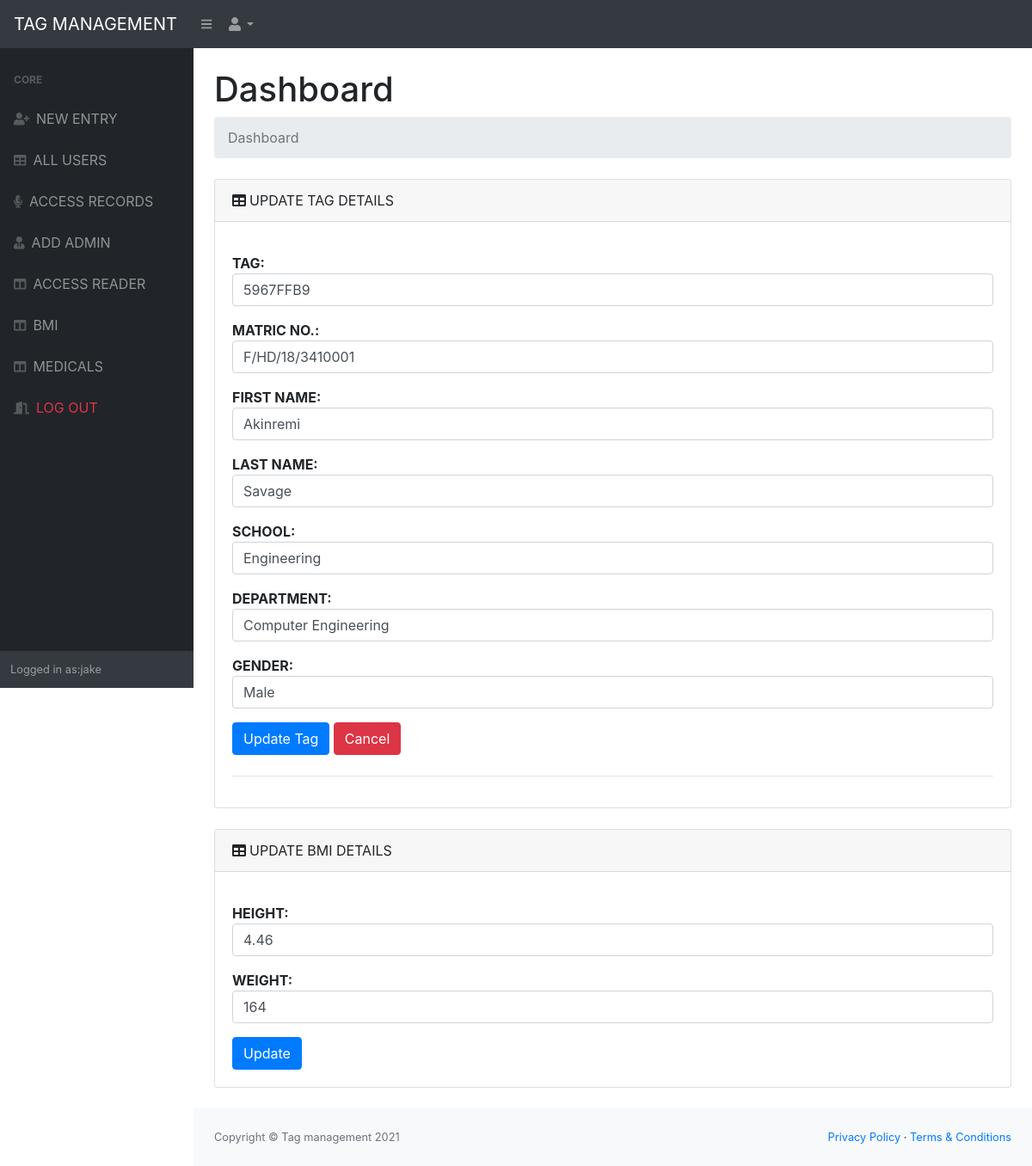
/Project/update_tag.php?master_id=9 (signed in), run on the app's committed database.
### tables this page shows
CREATE TABLE `masters_tb` (
  `master_id` int(100) NOT NULL,
  `tag` varchar(255) NOT NULL,
  `student_id` varchar(255) DEFAULT NULL,
  `Firstname` varchar(255) DEFAULT NULL,
  `Lastname` varchar(255) DEFAULT NULL,
  `School` varchar(255) DEFAULT NULL,
  `Department` varchar(255) DEFAULT NULL,
  `rfid_ref` varchar(255) DEFAULT NULL,
  `Gender` varchar(255) DEFAULT NULL,
  `Date_created` datetime DEFAULT current_timestamp(),
  `Date_updated` datetime DEFAULT current_timestamp()
);

CREATE TABLE `bmi` (
  `bmi_id` int(100) NOT NULL,
  `rfid_ref` varchar(255) DEFAULT NULL,
  `Height` varchar(255) DEFAULT NULL,
  `Weight` varchar(255) DEFAULT NULL,
  `Date_created` datetime DEFAULT current_timestamp()
);

### Project/update_tag.php (the view, shortened to what this page needs)
<?php
include("includes/header.php");
if (isset($_GET['master_id'])) {
    $id = $_GET['master_id'];
    $psql = "SELECT * FROM masters_tb WHERE master_id={$id}";
    $result_psql = mysqli_query($connection, $psql);
    if ($result_psql->num_rows > 0) {
        while ($rows = mysqli_fetch_assoc($result_psql)) {
            $tag = $rows['tag'];
            $matric_no = $rows['student_id'];
            $Firstname = $rows['Firstname'];
            $Lastname = $rows['Lastname'];
            $school = $rows['School'];
            $department = $rows['Department'];
            $gender = $rows['Gender'];
        }
        $bmi_update = "SELECT * FROM bmi where rfid_ref= '{$tag}'";
        $result_bmisql = mysqli_query($connection, $bmi_update);
        if ($result_bmisql->num_rows > 0) {
            while ($bmi_rows = mysqli_fetch_assoc($result_bmisql)) {
                $height = $bmi_rows['Height'];
                $weight = $bmi_rows['Weight'];
            }
        }else{
            $noBMI="This user has no BMI DATA,  <a href='medical.php'>add one</a>";
        }
    }
}
?>
<div id="layoutSidenav_content">
    <main>
        <div class="container-fluid">
            <h1 class="mt-4">Dashboard</h1>
            <ol class="breadcrumb mb-4">
                <li class="breadcrumb-item active">Dashboard</li>
            </ol>
            <div class="card mb-4">
                <div class="card-header"><i class="fas fa-table mr-1"></i>UPDATE TAG DETAILS</div>
                <div class="card-body">
                    <form method="POST" action="update_tag.php" enctype="multipart/form-data">
                        <div class="form-group">
                            <b>TAG:
                                <input type="text" class="form-control" name="tag" value="<?php echo $tag; ?>" />
                            </b>
                        </div>
                        <div class="form-group">
                            <b>MATRIC NO.:
                                <input type="text" class="form-control" name="matric" value="<?php echo $matric_no; ?>" />
                            </b>
                        </div>
                        <div class="form-group">
                            <b>FIRST NAME:
                                <input type="text" class="form-control" name="fname" value="<?php echo $Firstname; ?>" />
                            </b>
                        </div>
                        <div class="form-group">
                            <b>LAST NAME:
                                <input type="text" class="form-control" name="lname" value="<?php echo $Lastname; ?>"  />
                            </b>
                        </div>
                        <div class="form-group">
                            <b>SCHOOL:
                                <input type="text" class="form-control" name="school" value="<?php echo $school; ?>"  />
                            </b>
                        </div>
                        <div class="form-group">
                            <b>DEPARTMENT:
                                <input type="text" class="form-control" name="dept" value="<?php echo $department; ?>" />
                            </b>
                        </div>
                        <div class="form-group">
                            <b>GENDER:
                                <input type="text" class="form-control" name="gender" value="<?php echo $gender; ?>" />
                            </b>
                        </div>
                        <button type="submit" id="upload" name="updateTag" class="btn btn-primary">Update Tag</button>
                        <a href="allproduct.php" class="btn btn-danger">Cancel</a>
                    </form>
<hr class="mt-4">
                </div>
            </div>
            <?php
            if (!empty($noBMI)) {
                echo "<p class='alert alert-info'> $noBMI <a  id=\"linkClose\"  class=\"close\" >&times;</a></p>";
            }else{
            ?>
            <div class="card mb-4">
                <div class="card-header"><i class="fas fa-table mr-1"></i>UPDATE BMI DETAILS</div>
                <div class="card-body">
                    <form method="POST" action="update_tag.php">
                        <div class="form-group">
                            <b>HEIGHT:
                                <input type="text" class="form-control" name="height" placeholder="Student height" value="<?php echo $height; ?>" required />
                            </b>
                        </div>
                        <div class="form-group">
                            <b>WEIGHT:
                                <input type="text" class="form-control" name="weight" placeholder="Student weight" required value="<?php echo $weight; ?>" />
                            </b>
                        </div>
                        <button type="submit" id="upload" name="update_bmi" class="btn btn-primary">Update</button>
                    </form>
                </div>
            </div>
            <?php
            }
 ?>
        </div>
    </main>
    <?php include("includes/footer.php"); ?>

### data on the page
masters_tb: tag "5967FFB9", matric "F/HD/18/3410001", fname "Akinremi", lname "Savage", school "Engineering", dept "Computer Engineering", gender "Male"
bmi: height "4.46", weight "164"

### other printed values
$_SESSION['username'] "jake"
